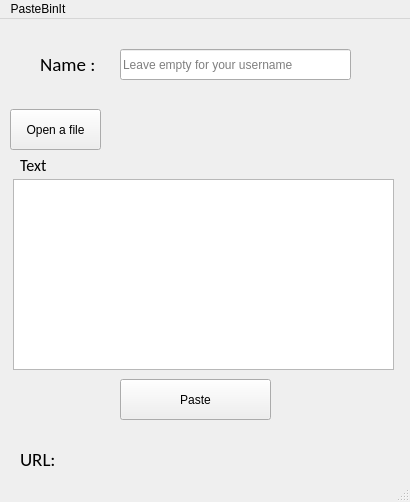
<?xml version="1.0" encoding="UTF-8"?>
<ui version="4.0">
 <class>MainWindow</class>
 <widget class="QMainWindow" name="MainWindow">
  <property name="geometry">
   <rect>
    <x>0</x>
    <y>0</y>
    <width>410</width>
    <height>502</height>
   </rect>
  </property>
  <property name="windowTitle">
   <string>MainWindow</string>
  </property>
  <widget class="QWidget" name="centralwidget">
   <widget class="QPushButton" name="paste">
    <property name="geometry">
     <rect>
      <x>120</x>
      <y>360</y>
      <width>151</width>
      <height>41</height>
     </rect>
    </property>
    <property name="text">
     <string>Paste</string>
    </property>
   </widget>
   <widget class="QTextEdit" name="code">
    <property name="geometry">
     <rect>
      <x>13</x>
      <y>160</y>
      <width>381</width>
      <height>191</height>
     </rect>
    </property>
   </widget>
   <widget class="QLabel" name="label_2">
    <property name="geometry">
     <rect>
      <x>20</x>
      <y>140</y>
      <width>47</width>
      <height>13</height>
     </rect>
    </property>
    <property name="font">
     <font>
      <family>Calibri</family>
      <pointsize>12</pointsize>
     </font>
    </property>
    <property name="text">
     <string>Text</string>
    </property>
   </widget>
   <widget class="QPushButton" name="op">
    <property name="geometry">
     <rect>
      <x>10</x>
      <y>90</y>
      <width>91</width>
      <height>41</height>
     </rect>
    </property>
    <property name="text">
     <string>Open a file</string>
    </property>
   </widget>
   <widget class="QLabel" name="fname">
    <property name="geometry">
     <rect>
      <x>120</x>
      <y>90</y>
      <width>271</width>
      <height>41</height>
     </rect>
    </property>
    <property name="text">
     <string/>
    </property>
   </widget>
   <widget class="QLabel" name="label_3">
    <property name="geometry">
     <rect>
      <x>20</x>
      <y>430</y>
      <width>51</width>
      <height>21</height>
     </rect>
    </property>
    <property name="font">
     <font>
      <family>Calibri</family>
      <pointsize>14</pointsize>
     </font>
    </property>
    <property name="text">
     <string>URL:</string>
    </property>
   </widget>
   <widget class="QLabel" name="urll">
    <property name="geometry">
     <rect>
      <x>60</x>
      <y>430</y>
      <width>331</width>
      <height>31</height>
     </rect>
    </property>
    <property name="font">
     <font>
      <family>Calibri</family>
      <pointsize>14</pointsize>
     </font>
    </property>
    <property name="text">
     <string/>
    </property>
   </widget>
   <widget class="QLabel" name="namel">
    <property name="geometry">
     <rect>
      <x>40</x>
      <y>30</y>
      <width>61</width>
      <height>31</height>
     </rect>
    </property>
    <property name="font">
     <font>
      <family>Calibri</family>
      <pointsize>14</pointsize>
     </font>
    </property>
    <property name="text">
     <string>Name :</string>
    </property>
   </widget>
   <widget class="QLineEdit" name="namef">
    <property name="geometry">
     <rect>
      <x>120</x>
      <y>30</y>
      <width>231</width>
      <height>31</height>
     </rect>
    </property>
    <property name="placeholderText">
     <string>Leave empty for your username</string>
    </property>
   </widget>
  </widget>
  <widget class="QMenuBar" name="menubar">
   <property name="geometry">
    <rect>
     <x>0</x>
     <y>0</y>
     <width>410</width>
     <height>21</height>
    </rect>
   </property>
   <widget class="QMenu" name="menuPasteBinIt">
    <property name="title">
     <string>PasteBinIt</string>
    </property>
   </widget>
   <addaction name="menuPasteBinIt"/>
  </widget>
  <widget class="QStatusBar" name="statusbar"/>
 </widget>
 <resources/>
 <connections/>
</ui>
